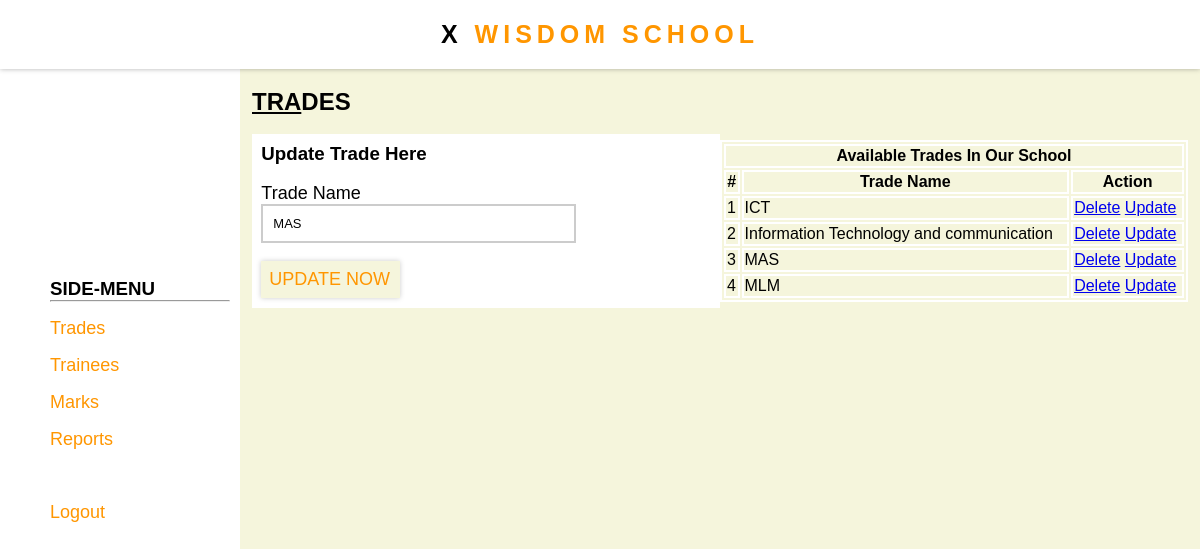
The page /home.php?what=5 (signed in) on the database its author committed.
### tables this page shows
CREATE TABLE `Trade` (
  `Trade_Id` int(11) NOT NULL,
  `Trade_Name` varchar(100) NOT NULL
);

### home.php (the view, shortened to what this page needs)
<?php
include "components/php/connection.php";
?>
<!DOCTYPE html>
<html lang="en">
<head>
    <link rel="stylesheet" href="components/css/style.css">
</head>
<body>
    <div class="whole-page">
        <div class="top">
        </div>
        <div class="side-menu">
        </div>
        <div class="page-content">
            <h2><u>TRA</u>DES</h2>
             <br>
            <div class="two-part">
                <div class="part-one">
                   <?php
                   $what="add";
                   if(isset($_GET['what'])){
                    $what=$_GET['what'];
                   }
                   if($what=="add"){
                    ?>
                     <form action="" method="post">
                        <h3>Add New Trade Here</h3>
                        <?php
                        include "tradeop.php";
                        ?>
                        <br>
                        <p>
                            <label for="">Trade Name</label><br>
                            <input type="text" name="tradeName" placeholder="Type --">
                        </p>
                        <p>
                            <br>
                            <input type="submit" value="Add Now" name="addTrade">
                        </p>
                    </form>
                    <?php
                   }
                   else{
                    $check=mysqli_query($connect,"SELECT * from Trade where Trade_Id='$what'");
                    $trade_info=mysqli_fetch_array($check);
                    ?>
                     <form action="" method="post">
                        <h3>Update Trade Here</h3>
                         <br>
                        <p>
                            <label for="">Trade Name</label><br>
                            <input type="text" name="tradeNameupdt" placeholder="Type --" value="<?php echo $trade_info['Trade_Name'];?>">
                        </p>
                        <p>
                            <br>
                            <input type="submit" value="Update Now" name="updateNow">
                        </p>
                    </form>
                    <?php
                   }
                   ?>
                </div>
                <div class="part-two">
                    <table>
                        <tr>
                            <th colspan="100"> Available Trades In Our School
                            </th>
                        </tr>
                        <tr>
                            <th>#</th>
                            <th>Trade Name</th>
                            <th>Action</th>
                        </tr>
                        <?php
                        $query="SELECT * from Trade";
                        $getTrades=mysqli_query($connect,$query);
                        if(mysqli_num_rows($getTrades)==0){
                            ?>
                            <tr>
                                <th colspan="100">No Data Found</th>
                            </tr>
                            <?php
                        }
                        else{
                            $no=1;
                            while($trades=mysqli_fetch_array($getTrades)){
                                ?>
                                <tr>
                                    <td><?php echo $no;?></td>
                                    <td><?php echo $trades['Trade_Name'];?></td>
                                    <td>
                                        <a href="home.php?delete=<?php echo $trades['Trade_Id'];?>" onclick="return confirm('Are You Sure About Deleting <?php echo $trades['Trade_Name'];?>')">Delete</a>
                                        <a href="home.php?what=<?php echo $trades['Trade_Id']?>">Update</a>
                                    </td>
                                </tr>
                                <?php
                                $no++;
                            }
                        }
                        ?>
                    </table>
                </div>
            </div>
        </div>
</body>
</html>

### components/css/style.css (style rules this page uses)
* { background-color: beige; font-family: karl,sans-serif; box-sizing: border-box; margin: 0%; }
.form-head,.nav-title { color: rgb(255, 150, 0); text-align: center; font-size: 25px; letter-spacing: 5px; text-transform: uppercase; }
form { background: white; padding: 2%; }
label,input,h3,p,span,a,ol,li,h2,nav,div { background: transparent; }
label { font-size: large; }
input[type="text"],input[type="password"],select { width: 70%; font-size: small; border: 2px solid #ccc; padding: 10px; transition: border-color 0.3s, box-shadow 0.3s; }
input[type="submit"] { color: rgb(255, 150, 0); border: 0; font-size: large; text-transform: uppercase; background: beige; padding: 8px; padding-right: 10px; cursor: pointer; box-shadow: 0 0 5px #ccc; }
.top { position: fixed; top: 0%; left: 0%; background: white; width: 100%; z-index: 10; padding: 20px; box-shadow: 0px 0px 5px rgba(0, 0, 0, 0.3); }
.side-menu { background: white; width: 20vw; padding: 10px; height: 100vh; box-sizing: border-box; margin: 0; position: fixed; left: 0px; top: 0px; z-index: 1; }
.container { width: 100%; display: flex; justify-content: center; align-items: center; height: 100%; }
.in_center { width: 100%; height: auto; align-self: center; }
.text-black { color: black; }
.in_center li { list-style: none; font-size: large; margin-top: 2vh; }
.in_center li a { text-decoration: none; color: rgb(255, 150, 0); }
.text-blue { color: red; }
.page-content { margin-left: 21vw; margin-top: 11vh; width: 78vw; height: 88vh; overflow: auto; }
.two-part { display: flex; justify-content: center; }
.part-one { width: 50%; align-self: center; }
.part-two { width: 50%; align-self: center; }
table { width: 100%; }
table,tr,td,th { border: 2px solid white; }

### rows shown on the page
trade: tradeNameupdt "MAS", Trade_Name "MAS"
trade: Trade_Name "ICT"
trade: Trade_Name "Information Technology and communication"
trade: Trade_Name "MLM"
